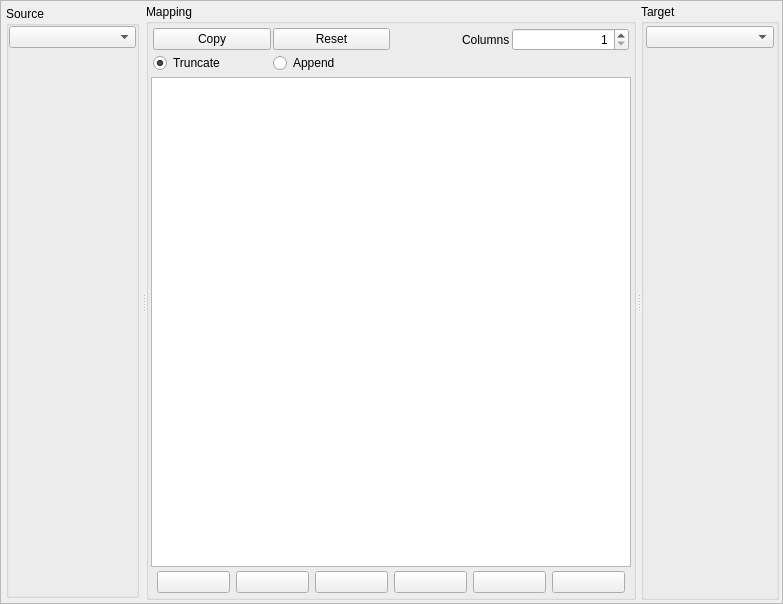
<?xml version="1.0" encoding="UTF-8"?>
<ui version="4.0">
 <class>MainFrameGUI</class>
 <widget class="QFrame" name="MainFrameGUI">
  <property name="geometry">
   <rect>
    <x>0</x>
    <y>0</y>
    <width>783</width>
    <height>604</height>
   </rect>
  </property>
  <property name="windowTitle">
   <string>Datinator v0.1</string>
  </property>
  <property name="frameShape">
   <enum>QFrame::StyledPanel</enum>
  </property>
  <property name="frameShadow">
   <enum>QFrame::Raised</enum>
  </property>
  <layout class="QGridLayout" name="mMainWindowLayout">
   <property name="leftMargin">
    <number>3</number>
   </property>
   <property name="topMargin">
    <number>3</number>
   </property>
   <property name="rightMargin">
    <number>3</number>
   </property>
   <property name="bottomMargin">
    <number>3</number>
   </property>
   <item row="0" column="0">
    <widget class="QSplitter" name="mMainSplitter">
     <property name="orientation">
      <enum>Qt::Horizontal</enum>
     </property>
     <property name="opaqueResize">
      <bool>true</bool>
     </property>
     <property name="handleWidth">
      <number>5</number>
     </property>
     <property name="childrenCollapsible">
      <bool>false</bool>
     </property>
     <widget class="QSplitter" name="mLeftSplitter">
      <property name="frameShadow">
       <enum>QFrame::Sunken</enum>
      </property>
      <property name="lineWidth">
       <number>1</number>
      </property>
      <property name="orientation">
       <enum>Qt::Horizontal</enum>
      </property>
      <property name="opaqueResize">
       <bool>true</bool>
      </property>
      <property name="handleWidth">
       <number>5</number>
      </property>
      <property name="childrenCollapsible">
       <bool>false</bool>
      </property>
      <widget class="QWidget" name="oSourceSplitterPanel" native="true">
       <property name="sizePolicy">
        <sizepolicy hsizetype="Preferred" vsizetype="Preferred">
         <horstretch>0</horstretch>
         <verstretch>0</verstretch>
        </sizepolicy>
       </property>
       <layout class="QVBoxLayout" name="verticalLayout">
        <property name="spacing">
         <number>2</number>
        </property>
        <property name="leftMargin">
         <number>2</number>
        </property>
        <property name="topMargin">
         <number>2</number>
        </property>
        <property name="rightMargin">
         <number>2</number>
        </property>
        <property name="bottomMargin">
         <number>2</number>
        </property>
        <item>
         <widget class="QGroupBox" name="oSourceGroup">
          <property name="title">
           <string>Source</string>
          </property>
          <layout class="QVBoxLayout" name="verticalLayout_4">
           <property name="spacing">
            <number>2</number>
           </property>
           <property name="leftMargin">
            <number>0</number>
           </property>
           <property name="topMargin">
            <number>0</number>
           </property>
           <property name="rightMargin">
            <number>0</number>
           </property>
           <property name="bottomMargin">
            <number>0</number>
           </property>
           <item>
            <widget class="QComboBox" name="mSourceBox"/>
           </item>
           <item>
            <widget class="QWidget" name="mSourcePanel" native="true"/>
           </item>
          </layout>
         </widget>
        </item>
       </layout>
      </widget>
      <widget class="QWidget" name="mMappingSplitterPanel" native="true">
       <property name="sizePolicy">
        <sizepolicy hsizetype="Preferred" vsizetype="Preferred">
         <horstretch>0</horstretch>
         <verstretch>0</verstretch>
        </sizepolicy>
       </property>
       <layout class="QVBoxLayout" name="verticalLayout_2">
        <property name="spacing">
         <number>2</number>
        </property>
        <property name="leftMargin">
         <number>0</number>
        </property>
        <property name="topMargin">
         <number>0</number>
        </property>
        <property name="rightMargin">
         <number>0</number>
        </property>
        <property name="bottomMargin">
         <number>0</number>
        </property>
        <item>
         <widget class="QGroupBox" name="mMappingGroup">
          <property name="title">
           <string>Mapping</string>
          </property>
          <layout class="QVBoxLayout" name="verticalLayout_5" stretch="0,1,0">
           <property name="spacing">
            <number>2</number>
           </property>
           <property name="leftMargin">
            <number>2</number>
           </property>
           <property name="topMargin">
            <number>2</number>
           </property>
           <property name="rightMargin">
            <number>2</number>
           </property>
           <property name="bottomMargin">
            <number>2</number>
           </property>
           <item>
            <widget class="QWidget" name="mCommandPanel" native="true">
             <property name="sizePolicy">
              <sizepolicy hsizetype="Preferred" vsizetype="Minimum">
               <horstretch>0</horstretch>
               <verstretch>0</verstretch>
              </sizepolicy>
             </property>
             <layout class="QGridLayout" name="gridLayout" rowstretch="0,0,0" columnstretch="0,0,0,0">
              <property name="leftMargin">
               <number>2</number>
              </property>
              <property name="topMargin">
               <number>2</number>
              </property>
              <property name="rightMargin">
               <number>2</number>
              </property>
              <property name="bottomMargin">
               <number>2</number>
              </property>
              <property name="spacing">
               <number>2</number>
              </property>
              <item row="1" column="2" alignment="Qt::AlignRight">
               <widget class="QLabel" name="mColumnLabel">
                <property name="layoutDirection">
                 <enum>Qt::LeftToRight</enum>
                </property>
                <property name="text">
                 <string>Columns</string>
                </property>
               </widget>
              </item>
              <item row="1" column="1">
               <widget class="QPushButton" name="mResetBtn">
                <property name="text">
                 <string>Reset</string>
                </property>
               </widget>
              </item>
              <item row="1" column="0">
               <widget class="QPushButton" name="mCopyBtn">
                <property name="text">
                 <string>Copy</string>
                </property>
               </widget>
              </item>
              <item row="1" column="3">
               <widget class="QSpinBox" name="mColumnSpin">
                <property name="alignment">
                 <set>Qt::AlignRight|Qt::AlignTrailing|Qt::AlignVCenter</set>
                </property>
                <property name="minimum">
                 <number>1</number>
                </property>
                <property name="maximum">
                 <number>1000</number>
                </property>
                <property name="value">
                 <number>1</number>
                </property>
               </widget>
              </item>
              <item row="2" column="0">
               <widget class="QRadioButton" name="mTruncateBtn">
                <property name="text">
                 <string>Truncate</string>
                </property>
                <property name="checked">
                 <bool>true</bool>
                </property>
                <attribute name="buttonGroup">
                 <string notr="true">mModeGroup</string>
                </attribute>
               </widget>
              </item>
              <item row="2" column="1">
               <widget class="QRadioButton" name="mAppendBtn">
                <property name="text">
                 <string>Append</string>
                </property>
                <attribute name="buttonGroup">
                 <string notr="true">mModeGroup</string>
                </attribute>
               </widget>
              </item>
             </layout>
            </widget>
           </item>
           <item>
            <widget class="QWidget" name="mMappingPanel" native="true">
             <property name="sizePolicy">
              <sizepolicy hsizetype="Preferred" vsizetype="Preferred">
               <horstretch>0</horstretch>
               <verstretch>1</verstretch>
              </sizepolicy>
             </property>
             <layout class="QGridLayout" name="gridLayout_2">
              <property name="leftMargin">
               <number>0</number>
              </property>
              <property name="topMargin">
               <number>0</number>
              </property>
              <property name="rightMargin">
               <number>0</number>
              </property>
              <property name="bottomMargin">
               <number>0</number>
              </property>
              <property name="spacing">
               <number>2</number>
              </property>
              <item row="0" column="0">
               <widget class="ColumnMappingView" name="mMappingTableView"/>
              </item>
             </layout>
            </widget>
           </item>
           <item>
            <widget class="QWidget" name="mEditPanel" native="true">
             <layout class="QHBoxLayout" name="horizontalLayout">
              <property name="spacing">
               <number>6</number>
              </property>
              <property name="leftMargin">
               <number>6</number>
              </property>
              <property name="topMargin">
               <number>2</number>
              </property>
              <property name="rightMargin">
               <number>6</number>
              </property>
              <property name="bottomMargin">
               <number>2</number>
              </property>
              <item>
               <widget class="QPushButton" name="mInsertBtn">
                <property name="toolTip">
                 <string>Insert new column</string>
                </property>
                <property name="text">
                 <string/>
                </property>
               </widget>
              </item>
              <item>
               <widget class="QPushButton" name="mRemoveBtn">
                <property name="toolTip">
                 <string>Remove column</string>
                </property>
                <property name="text">
                 <string/>
                </property>
               </widget>
              </item>
              <item>
               <widget class="QPushButton" name="mUpBtn">
                <property name="toolTip">
                 <string>Move column(s) up</string>
                </property>
                <property name="text">
                 <string/>
                </property>
               </widget>
              </item>
              <item>
               <widget class="QPushButton" name="mDownBtn">
                <property name="toolTip">
                 <string>Move column(s) down</string>
                </property>
                <property name="text">
                 <string/>
                </property>
               </widget>
              </item>
              <item>
               <widget class="QPushButton" name="mLoadBtn">
                <property name="toolTip">
                 <string>Load setup</string>
                </property>
                <property name="text">
                 <string/>
                </property>
               </widget>
              </item>
              <item>
               <widget class="QPushButton" name="mSaveBtn">
                <property name="toolTip">
                 <string>Save setup</string>
                </property>
                <property name="text">
                 <string/>
                </property>
               </widget>
              </item>
             </layout>
            </widget>
           </item>
          </layout>
         </widget>
        </item>
       </layout>
      </widget>
     </widget>
     <widget class="QWidget" name="mTargetSplitterPanel" native="true">
      <property name="sizePolicy">
       <sizepolicy hsizetype="Preferred" vsizetype="Preferred">
        <horstretch>0</horstretch>
        <verstretch>0</verstretch>
       </sizepolicy>
      </property>
      <layout class="QHBoxLayout" name="horizontalLayout_2">
       <property name="leftMargin">
        <number>0</number>
       </property>
       <property name="topMargin">
        <number>0</number>
       </property>
       <property name="rightMargin">
        <number>0</number>
       </property>
       <property name="bottomMargin">
        <number>0</number>
       </property>
       <item>
        <widget class="QGroupBox" name="mTargetGroup">
         <property name="title">
          <string>Target</string>
         </property>
         <layout class="QVBoxLayout" name="verticalLayout_3">
          <property name="spacing">
           <number>2</number>
          </property>
          <property name="leftMargin">
           <number>2</number>
          </property>
          <property name="topMargin">
           <number>2</number>
          </property>
          <property name="rightMargin">
           <number>2</number>
          </property>
          <property name="bottomMargin">
           <number>2</number>
          </property>
          <item>
           <widget class="QComboBox" name="mTargetBox"/>
          </item>
          <item>
           <widget class="QWidget" name="mTargetPanel" native="true"/>
          </item>
         </layout>
        </widget>
       </item>
      </layout>
     </widget>
    </widget>
   </item>
  </layout>
 </widget>
 <customwidgets>
  <customwidget>
   <class>ColumnMappingView</class>
   <extends>QTableView</extends>
   <header>gui/mapping/column_mapping_view_qt.moc</header>
   <slots>
    <slot>onRowcount(int)</slot>
   </slots>
  </customwidget>
 </customwidgets>
 <resources/>
 <connections>
  <connection>
   <sender>mCopyBtn</sender>
   <signal>clicked()</signal>
   <receiver>MainFrameGUI</receiver>
   <slot>onCopy()</slot>
   <hints>
    <hint type="sourcelabel">
     <x>193</x>
     <y>62</y>
    </hint>
    <hint type="destinationlabel">
     <x>379</x>
     <y>301</y>
    </hint>
   </hints>
  </connection>
  <connection>
   <sender>mResetBtn</sender>
   <signal>clicked()</signal>
   <receiver>MainFrameGUI</receiver>
   <slot>onReset()</slot>
   <hints>
    <hint type="sourcelabel">
     <x>286</x>
     <y>62</y>
    </hint>
    <hint type="destinationlabel">
     <x>379</x>
     <y>301</y>
    </hint>
   </hints>
  </connection>
  <connection>
   <sender>mInsertBtn</sender>
   <signal>clicked()</signal>
   <receiver>MainFrameGUI</receiver>
   <slot>onEdit()</slot>
   <hints>
    <hint type="sourcelabel">
     <x>187</x>
     <y>554</y>
    </hint>
    <hint type="destinationlabel">
     <x>389</x>
     <y>301</y>
    </hint>
   </hints>
  </connection>
  <connection>
   <sender>mRemoveBtn</sender>
   <signal>clicked()</signal>
   <receiver>MainFrameGUI</receiver>
   <slot>onRemove()</slot>
   <hints>
    <hint type="sourcelabel">
     <x>268</x>
     <y>554</y>
    </hint>
    <hint type="destinationlabel">
     <x>389</x>
     <y>301</y>
    </hint>
   </hints>
  </connection>
  <connection>
   <sender>mUpBtn</sender>
   <signal>clicked()</signal>
   <receiver>MainFrameGUI</receiver>
   <slot>onUp()</slot>
   <hints>
    <hint type="sourcelabel">
     <x>349</x>
     <y>554</y>
    </hint>
    <hint type="destinationlabel">
     <x>389</x>
     <y>301</y>
    </hint>
   </hints>
  </connection>
  <connection>
   <sender>mDownBtn</sender>
   <signal>clicked()</signal>
   <receiver>MainFrameGUI</receiver>
   <slot>onDown()</slot>
   <hints>
    <hint type="sourcelabel">
     <x>430</x>
     <y>554</y>
    </hint>
    <hint type="destinationlabel">
     <x>389</x>
     <y>301</y>
    </hint>
   </hints>
  </connection>
  <connection>
   <sender>mLoadBtn</sender>
   <signal>clicked()</signal>
   <receiver>MainFrameGUI</receiver>
   <slot>onLoad()</slot>
   <hints>
    <hint type="sourcelabel">
     <x>511</x>
     <y>554</y>
    </hint>
    <hint type="destinationlabel">
     <x>389</x>
     <y>301</y>
    </hint>
   </hints>
  </connection>
  <connection>
   <sender>mSaveBtn</sender>
   <signal>clicked()</signal>
   <receiver>MainFrameGUI</receiver>
   <slot>onSave()</slot>
   <hints>
    <hint type="sourcelabel">
     <x>592</x>
     <y>554</y>
    </hint>
    <hint type="destinationlabel">
     <x>389</x>
     <y>301</y>
    </hint>
   </hints>
  </connection>
  <connection>
   <sender>mSourceBox</sender>
   <signal>activated(int)</signal>
   <receiver>MainFrameGUI</receiver>
   <slot>onSourceSelected(int)</slot>
   <hints>
    <hint type="sourcelabel">
     <x>75</x>
     <y>51</y>
    </hint>
    <hint type="destinationlabel">
     <x>391</x>
     <y>301</y>
    </hint>
   </hints>
  </connection>
  <connection>
   <sender>mTargetBox</sender>
   <signal>activated(int)</signal>
   <receiver>MainFrameGUI</receiver>
   <slot>onTargetSelected(int)</slot>
   <hints>
    <hint type="sourcelabel">
     <x>706</x>
     <y>51</y>
    </hint>
    <hint type="destinationlabel">
     <x>391</x>
     <y>301</y>
    </hint>
   </hints>
  </connection>
  <connection>
   <sender>mColumnSpin</sender>
   <signal>valueChanged(int)</signal>
   <receiver>mMappingTableView</receiver>
   <slot>onRowcount(int)</slot>
   <hints>
    <hint type="sourcelabel">
     <x>565</x>
     <y>61</y>
    </hint>
    <hint type="destinationlabel">
     <x>390</x>
     <y>322</y>
    </hint>
   </hints>
  </connection>
 </connections>
 <slots>
  <slot>onCopy()</slot>
  <slot>onReset()</slot>
  <slot>onEdit()</slot>
  <slot>onRemove()</slot>
  <slot>onUp()</slot>
  <slot>onDown()</slot>
  <slot>onLoad()</slot>
  <slot>onSave()</slot>
  <slot>onColumnCount(int)</slot>
  <slot>onSourceSelected(int)</slot>
  <slot>onTargetSelected(int)</slot>
  <slot>onColumnSpinboxEdit()</slot>
 </slots>
 <buttongroups>
  <buttongroup name="mModeGroup"/>
 </buttongroups>
</ui>
